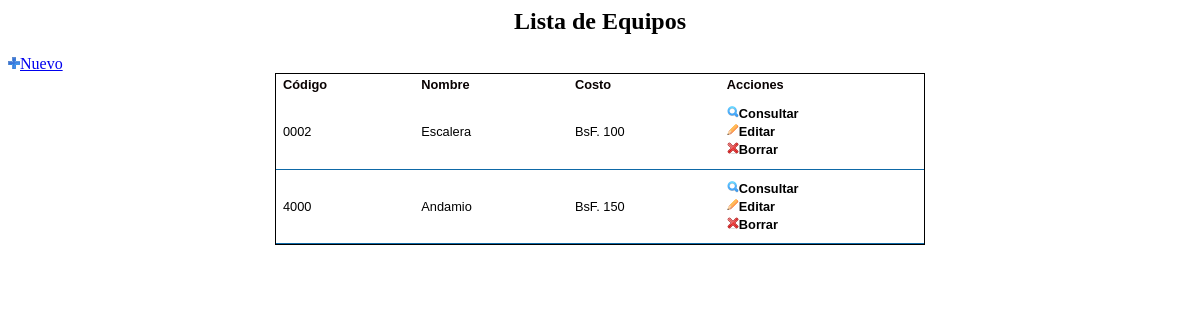
The page /modulos/equipo/vistas/listar.php on the database its author committed.
### tables this page shows
CREATE TABLE IF NOT EXISTS `recurso` (
  `id` int(11) NOT NULL AUTO_INCREMENT,
  `cod` varchar(12) NOT NULL,
  `descripcion` varchar(200) NOT NULL,
  `costo` int(11) NOT NULL,
  `tipo` tinyint(1) NOT NULL,
  PRIMARY KEY (`id`),
  UNIQUE KEY `cod` (`cod`)
);

### modulos/equipo/modelos/listar.php (called while the page is built, shortened)
<?php
$sqlEl="SELECT * FROM recurso WHERE tipo='2';";
$sql= mysql_query($sqlEl);
?>

### modulos/equipo/vistas/listar.php (the view, shortened to what this page needs)
<?php
include_once '../modelos/listar.php';
?>
<html>
    <head>
        <link type="text/css" href="../../../css/jquery.dataTables.css" rel="stylesheet" />
        <link type="text/css" href="../../../css/estilo.css" rel="stylesheet" />
    </head>
    <body>
        <div align="center">
            <h2 align="center">Lista de Equipos</h2>
            <div align="left">
                <a href="nuevo.php" target="sistema"><img alt="nuevo" width="12" height="12" src="../../../imagenes/nuevo.png" />Nuevo</a>
            </div>
            <table id="listado" class="table">
                <thead>
                    <tr>
                        <th>C&oacute;digo</th>
                        <th>Nombre</th>
                        <th>Costo</th>
                        <th>Acciones</th>
                    </tr>
                </thead>
                <tbody>
                    <?php
                    while ($resEl = mysql_fetch_array($sql)) {
                        ?>
                        <tr>
                            <td><?php echo $resEl['cod'] ?></td>
                            <td><?php echo $resEl['descripcion'] ?></td>
                            <td>BsF. <?php echo $resEl['costo'] ?></td>
                            <td>
                                <a href="#"><img width="12" height="12" src="../../../imagenes/consulta.png" />Consultar</a><br />
                                <a href="#"><img width="12" height="12" src="../../../imagenes/edita.gif" />Editar</a><br />
                                <a href="#"><img width="12" height="12" src="../../../imagenes/borrar.png" />Borrar</a><br />
                            </td>
                        </tr>
                    <?php }
                    ?>
                </tbody>
            </table>
        </div>
    </body>
</html>

### css/estilo.css (style rules this page uses)
table { width: 650px; border:1px solid #000000; border-spacing: 0px; }
table a, table, tbody, tfoot, tr, th, td { font-family: Arial, Helvetica, sans-serif; }
thead th { background: url(images/bg_th.gif) left; height: 21px; color: #090202; font-size: 0.8em; font-family: Arial; font-weight: bold; padding: 0px 7px; margin: 20px 0px 0px; text-align: left; }
tbody tr { background: #ffffff; }
tbody th, tbody td { font-size: 0.8em; line-height: 1.4em; font-family: Arial, Helvetica, sans-serif; color: #000000; padding: 10px 7px; border-bottom: 1px solid #0E69A7; text-align: left; }
tbody a { color: #000000; font-weight: bold; text-decoration: none; }

### rows shown on the page
recurso: cod "0002", descripcion "Escalera", costo "100"
recurso: cod "4000", descripcion "Andamio", costo "150"
